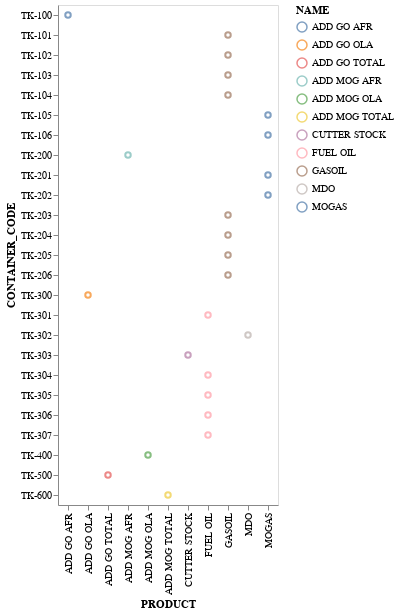

Notebook source saved alongside this figure:
### Code cell
import altair as alt

# Assuming df is your DataFrame containing 'NAME' and 'CONTAINER_CODE' columns

# Define a selection for x-axis
x_select = alt.selection_single(
    fields=['NAME'],
    bind=alt.binding_select(options=list(df_cleaned['NAME'].unique())),
    name='Select X-axis'
)

# Define a selection for y-axis
y_select = alt.selection_single(
    fields=['CONTAINER_CODE'],
    bind=alt.binding_select(options=list(df_cleaned['CONTAINER_CODE'].unique())),
    name='Select Y-axis'
)

# Create the base chart
base_chart = alt.Chart(df_cleaned).mark_point().encode(
    x=alt.X('NAME', title='PRODUCT'),
    y=alt.Y('CONTAINER_CODE', title='CONTAINER_CODE'),
    color='NAME',
    tooltip=['NAME', 'CONTAINER_CODE']
).transform_filter(
    alt.datum.NAME != None  # Filter out null values in 'NAME'
)

# Apply selections
interactive_chart = base_chart.add_selection(x_select, y_select).transform_filter(
    x_select
).transform_filter(
    y_select
)

# Show the chart
interactive_chart

### Figure 1 — Vega-Lite specification as saved in the notebook (floating-point values rounded to 4 significant figures)
{"config": {"view": {"continuousWidth": 400, "continuousHeight": 300}}, "data": {"name": "data-ffcd53df6230b0c34565a6c4d69c0117"}, "mark": "point", "encoding": {"color": {"field": "NAME", "type": "nominal"}, "tooltip": [{"field": "NAME", "type": "nominal"}, {"field": "CONTAINER_CODE", "type": "nominal"}], "x": {"field": "NAME", "title": "PRODUCT", "type": "nominal"}, "y": {"field": "CONTAINER_CODE", "title": "CONTAINER_CODE", "type": "nominal"}}, "selection": {"Select X-axis": {"type": "single", "fields": ["NAME"], "bind": {"input": "select", "options": ["ADD GO AFR", "GASOIL", "MOGAS", "ADD MOG AFR", "ADD GO OLA", "FUEL OIL", "MDO", "CUTTER STOCK", "ADD MOG OLA", "ADD GO TOTAL", "ADD MOG TOTAL"]}}, "Select Y-axis": {"type": "single", "fields": ["CONTAINER_CODE"], "bind": {"input": "select", "options": ["TK-100", "TK-101", "TK-102", "TK-103", "TK-104", "TK-105", "TK-106", "TK-200", "TK-201", "TK-202", "TK-203", "TK-204", "TK-205", "TK-206", "TK-300", "TK-301", "TK-302", "TK-303", "TK-304", "TK-305", "TK-306", "TK-307", "TK-400", "TK-500", "TK-600"]}}}, "transform": [{"filter": "(datum.NAME !== null)"}, {"filter": {"selection": "Select X-axis"}}, {"filter": {"selection": "Select Y-axis"}}], "$schema": "https://vega.github.io/schema/vega-lite/v4.17.0.json", "datasets": {"data-ffcd53df6230b0c34565a6c4d69c0117": [{"OWNER_ID": 0, "CONTAINER_CODE": "TK-100", "CONTAINER_TYPE": 1, "NAME": "ADD GO AFR", "SHELL_FULL_CAPACITY": 0, "TARE_WEIGHT": 0, "MAX_WEIGHT": 0}, {"OWNER_ID": 0, "CONTAINER_CODE": "TK-101", "CONTAINER_TYPE": 1, "NAME": "GASOIL", "SHELL_FULL_CAPACITY": 0, "TARE_WEIGHT": 0, "MAX_WEIGHT": 0}, {"OWNER_ID": 0, "CONTAINER_CODE": "TK-102", "CONTAINER_TYPE": 1, "NAME": "GASOIL", "SHELL_FULL_CAPACITY": 0, "TARE_WEIGHT": 0, "MAX_WEIGHT": 0}, {"OWNER_ID": 0, "CONTAINER_CODE": "TK-103", "CONTAINER_TYPE": 1, "NAME": "GASOIL", "SHELL_FULL_CAPACITY": 0, "TARE_WEIGHT": 0, "MAX_WEIGHT": 0}, {"OWNER_ID": 0, "CONTAINER_CODE": "TK-104", "CONTAINER_TYPE": 1, "NAME": "GASOIL", "SHELL_FULL_CAPACITY": 0, "TARE_WEIGHT": 0, "MAX_WEIGHT": 0}, {"OWNER_ID": 0, "CONTAINER_CODE": "TK-105", "CONTAINER_TYPE": 1, "NAME": "MOGAS", "SHELL_FULL_CAPACITY": 0, "TARE_WEIGHT": 0, "MAX_WEIGHT": 0}, {"OWNER_ID": 0, "CONTAINER_CODE": "TK-106", "CONTAINER_TYPE": 1, "NAME": "MOGAS", "SHELL_FULL_CAPACITY": 0, "TARE_WEIGHT": 0, "MAX_WEIGHT": 0}, {"OWNER_ID": 0, "CONTAINER_CODE": "TK-200", "CONTAINER_TYPE": 1, "NAME": "ADD MOG AFR", "SHELL_FULL_CAPACITY": 0, "TARE_WEIGHT": 0, "MAX_WEIGHT": 0}, {"OWNER_ID": 0, "CONTAINER_CODE": "TK-201", "CONTAINER_TYPE": 1, "NAME": "MOGAS", "SHELL_FULL_CAPACITY": 0, "TARE_WEIGHT": 0, "MAX_WEIGHT": 0}, {"OWNER_ID": 0, "CONTAINER_CODE": "TK-202", "CONTAINER_TYPE": 1, "NAME": "MOGAS", "SHELL_FULL_CAPACITY": 0, "TARE_WEIGHT": 0, "MAX_WEIGHT": 0}, {"OWNER_ID": 0, "CONTAINER_CODE": "TK-203", "CONTAINER_TYPE": 1, "NAME": "GASOIL", "SHELL_FULL_CAPACITY": 0, "TARE_WEIGHT": 0, "MAX_WEIGHT": 0}, {"OWNER_ID": 0, "CONTAINER_CODE": "TK-204", "CONTAINER_TYPE": 1, "NAME": "GASOIL", "SHELL_FULL_CAPACITY": 0, "TARE_WEIGHT": 0, "MAX_WEIGHT": 0}, {"OWNER_ID": 0, "CONTAINER_CODE": "TK-205", "CONTAINER_TYPE": 1, "NAME": "GASOIL", "SHELL_FULL_CAPACITY": 0, "TARE_WEIGHT": 0, "MAX_WEIGHT": 0}, {"OWNER_ID": 0, "CONTAINER_CODE": "TK-206", "CONTAINER_TYPE": 1, "NAME": "GASOIL", "SHELL_FULL_CAPACITY": 0, "TARE_WEIGHT": 0, "MAX_WEIGHT": 0}, {"OWNER_ID": 0, "CONTAINER_CODE": "TK-300", "CONTAINER_TYPE": 1, "NAME": "ADD GO OLA", "SHELL_FULL_CAPACITY": 0, "TARE_WEIGHT": 0, "MAX_WEIGHT": 0}, {"OWNER_ID": 0, "CONTAINER_CODE": "TK-301", "CONTAINER_TYPE": 1, "NAME": "FUEL OIL", "SHELL_FULL_CAPACITY": 0, "TARE_WEIGHT": 0, "MAX_WEIGHT": 0}, {"OWNER_ID": 0, "CONTAINER_CODE": "TK-302", "CONTAINER_TYPE": 1, "NAME": "MDO", "SHELL_FULL_CAPACITY": 0, "TARE_WEIGHT": 0, "MAX_WEIGHT": 0}, {"OWNER_ID": 0, "CONTAINER_CODE": "TK-303", "CONTAINER_TYPE": 1, "NAME": "CUTTER STOCK", "SHELL_FULL_CAPACITY": 0, "TARE_WEIGHT": 0, "MAX_WEIGHT": 0}, {"OWNER_ID": 0, "CONTAINER_CODE": "TK-304", "CONTAINER_TYPE": 1, "NAME": "FUEL OIL", "SHELL_FULL_CAPACITY": 0, "TARE_WEIGHT": 0, "MAX_WEIGHT": 0}, {"OWNER_ID": 0, "CONTAINER_CODE": "TK-305", "CONTAINER_TYPE": 1, "NAME": "FUEL OIL", "SHELL_FULL_CAPACITY": 0, "TARE_WEIGHT": 0, "MAX_WEIGHT": 0}, {"OWNER_ID": 0, "CONTAINER_CODE": "TK-306", "CONTAINER_TYPE": 1, "NAME": "FUEL OIL", "SHELL_FULL_CAPACITY": 0, "TARE_WEIGHT": 0, "MAX_WEIGHT": 0}, {"OWNER_ID": 0, "CONTAINER_CODE": "TK-307", "CONTAINER_TYPE": 1, "NAME": "FUEL OIL", "SHELL_FULL_CAPACITY": 0, "TARE_WEIGHT": 0, "MAX_WEIGHT": 0}, {"OWNER_ID": 0, "CONTAINER_CODE": "TK-400", "CONTAINER_TYPE": 1, "NAME": "ADD MOG OLA", "SHELL_FULL_CAPACITY": 0, "TARE_WEIGHT": 0, "MAX_WEIGHT": 0}, {"OWNER_ID": 0, "CONTAINER_CODE": "TK-500", "CONTAINER_TYPE": 1, "NAME": "ADD GO TOTAL", "SHELL_FULL_CAPACITY": 0, "TARE_WEIGHT": 0, "MAX_WEIGHT": 0}, {"OWNER_ID": 0, "CONTAINER_CODE": "TK-600", "CONTAINER_TYPE": 1, "NAME": "ADD MOG TOTAL", "SHELL_FULL_CAPACITY": 0, "TARE_WEIGHT": 0, "MAX_WEIGHT": 0}]}}
